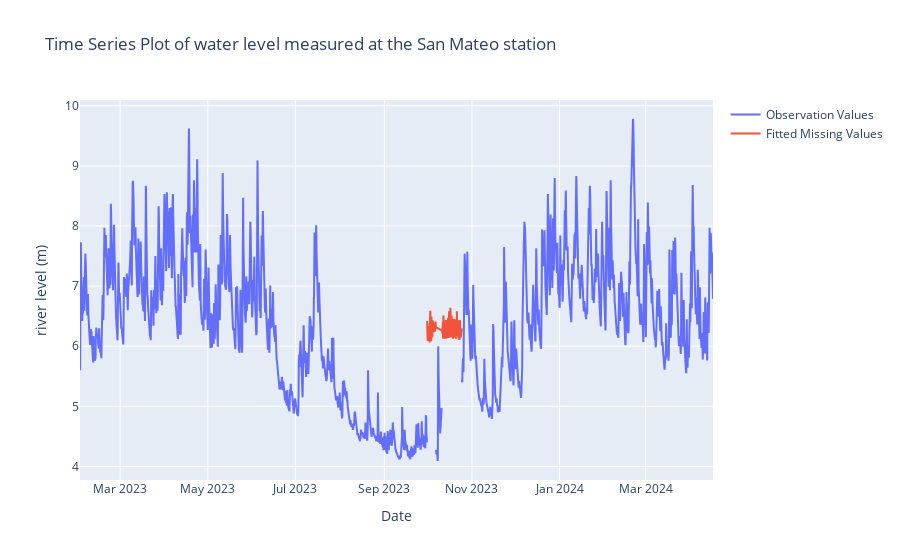

Notebook source saved alongside this figure:
### Markdown cell above
### ML methods
Use the fitted model to estimate the missing values of the river level data of the sensor at San Mateo station

### Code cell
# Create a new DataFrame with rows where y has missing values
X_missing = X[y.isnull()]
missing_index = y[y.isnull()].index

# Predict missing values in y using the best model
y_missing_pred = best_model.predict(X_missing)

# Create traces for the original observation values and fitted missing values
trace_obs = go.Scatter(x=y.index, y=y, mode='lines', name='Observation Values')
trace_filled = go.Scatter(x=missing_index, y=y_missing_pred, mode='lines', name='Fitted Missing Values')

# Create the plot layout
layout = go.Layout(title='Time Series Plot of water level measured at the San Mateo station',
                   xaxis=dict(title='Date'),
                   yaxis=dict(title='river level (m)'))

# Create the figure and add the traces
fig = go.Figure(data=[trace_obs, trace_filled], layout=layout)

# Display the plot
fig.show()

### Figure 1 — Plotly figure (JSON) as saved in the notebook; plotly's stock layout.template omitted (floating-point values rounded to 4 significant figures; data arrays with more than 128 entries replaced by an {"elided": "..."} marker saying what was removed)
{"data": [{"mode": "lines", "name": "Observation Values", "type": "scatter", "x": {"elided": "3528 str values"}, "y": {"elided": "3528 float values"}}, {"mode": "lines", "name": "Fitted Missing Values", "type": "scatter", "x": {"elided": "161 str values"}, "y": {"elided": "161 float values"}}], "layout": {"title": {"text": "Time Series Plot of water level measured at the San Mateo station"}, "xaxis": {"title": {"text": "Date"}}, "yaxis": {"title": {"text": "river level (m)"}}}}
